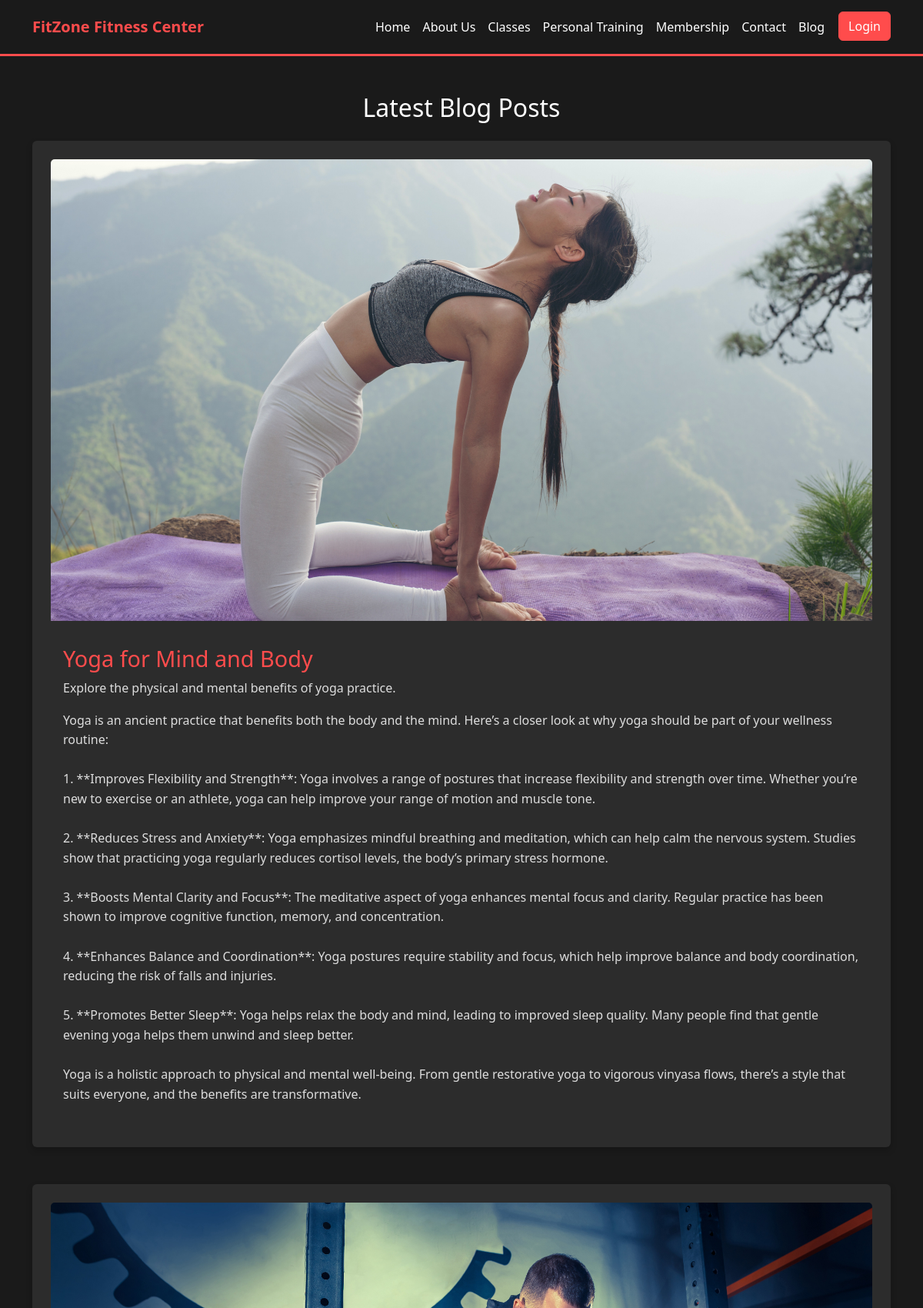
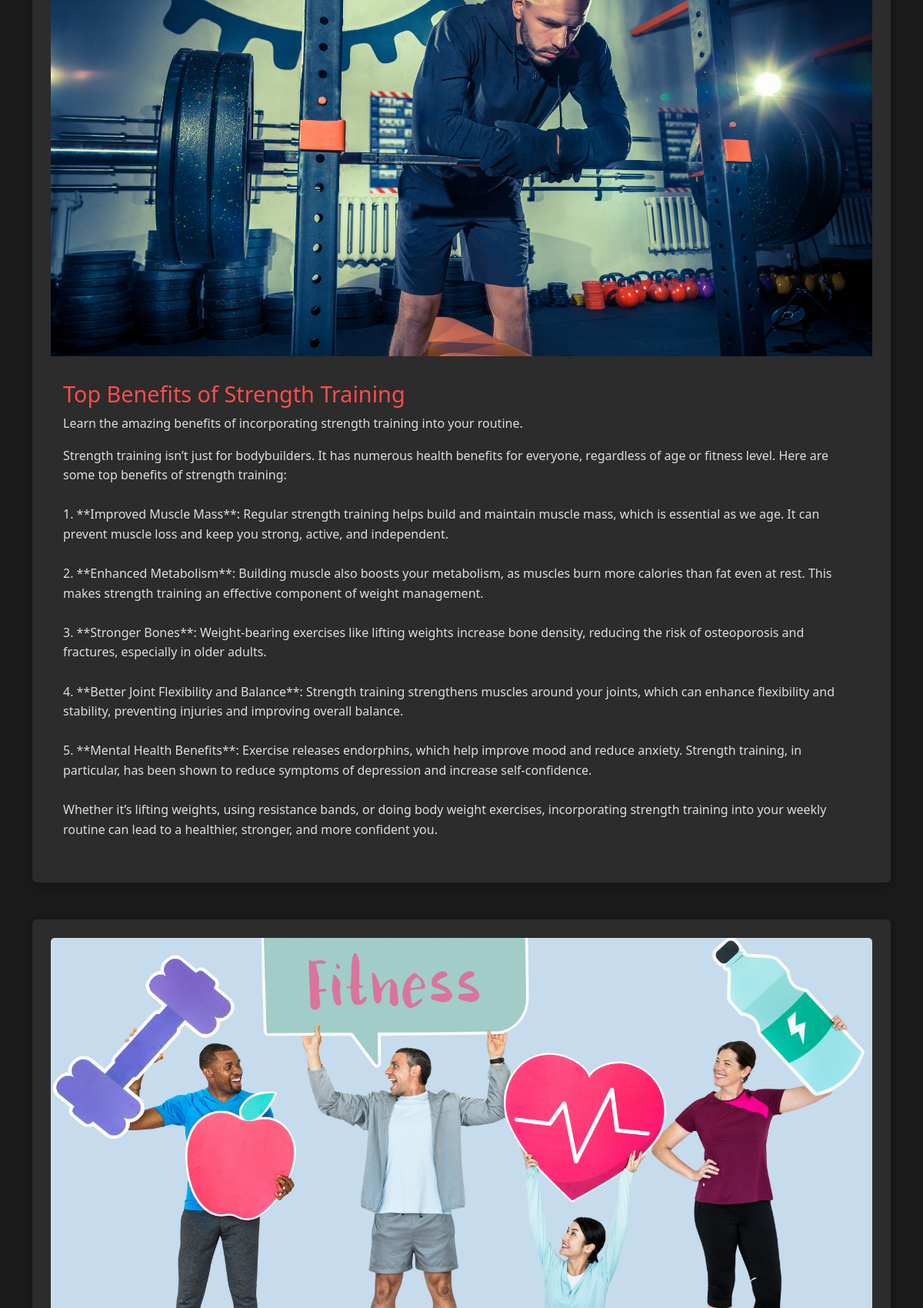
Screenshot of /fitzone/blog.php (upper part) with the database file from the repository (2 pictures, top to bottom).
### tables this page shows
CREATE TABLE `blog_posts` (
  `id` int(11) NOT NULL,
  `title` varchar(255) NOT NULL,
  `image_url` varchar(255) NOT NULL,
  `description` text NOT NULL,
  `content` text NOT NULL,
  `is_featured` tinyint(1) DEFAULT 0,
  `created_at` timestamp NOT NULL DEFAULT current_timestamp()
);

### fitzone/blog.php (the view, shortened to what this page needs)
<?php
include 'assists/header.php';
include 'database_connection.php';
$query = "SELECT * FROM blog_posts ORDER BY created_at DESC";
$result = mysqli_query($conn, $query);
?>
<div class="container my-5">
    <h2 class="text-center mb-4">Latest Blog Posts</h2>
    <div class="row">
        <?php while ($post = mysqli_fetch_assoc($result)): ?>
            <div class="col-md-12 mb-5">
                <div class="card blog-card p-4">
                    <img src="fitzone/<?php echo htmlspecialchars($post['image_url']); ?>" class="card-img-top mb-3" alt="<?php echo htmlspecialchars($post['title']); ?>">
                    <div class="card-body">
                        <h3 class="card-title"><?php echo htmlspecialchars($post['title']); ?></h3>
                        <p><?php echo nl2br(htmlspecialchars($post['description'])); ?></p>
                        <p><?php echo nl2br(htmlspecialchars($post['content'])); ?></p>
                    </div>
                </div>
            </div>
        <?php endwhile; ?>
    </div>
</div>
<?php include 'assists/footer.php'; ?>

### fitzone/blog.php (style rules this page uses)
body { background-color: #1a1a1a; color: white; }
.blog-card { background-color: #2c2c2c; color: #fff; border: none; transition: transform 0.3s; box-shadow: 0 4px 8px rgba(0, 0, 0, 0.2); }
.blog-card img { max-height: 600px; object-fit: cover; }
.card-title { color: #ff4c4c; font-size: 1.8rem; }
.blog-card p { color: #ddd; line-height: 1.6; }

### rows the page displays
blog_posts: image_url (picture), title "Yoga for Mind and Body", description "Explore the physical and mental benefits of yoga practice.", content "Yoga is an ancient practice that benefits both the body and the mind. Here’s a closer look at why yoga should be part of your wellness routine: 1. **Improves Flexibility and Strength**: Yoga involves a range of postures that increase flexibility and strength over time. Whether you’re new to exercise or an athlete, yoga can help improve your range of motion and muscle tone. 2. **Reduces Stress and Anxiety**: Yoga emphasizes mindful breathing and meditation, which can help calm the nervous system. Studies show that practicing yoga regularly reduces cortisol levels, the body’s primary stress hormone. 3. **Boosts Mental Clarity and Focus**: The meditative aspect of yoga enhances mental focus…"
blog_posts: image_url (picture), title "Top Benefits of Strength Training", description "Learn the amazing benefits of incorporating strength training into your routine.", content "Strength training isn’t just for bodybuilders. It has numerous health benefits for everyone, regardless of age or fitness level. Here are some top benefits of strength training: 1. **Improved Muscle Mass**: Regular strength training helps build and maintain muscle mass, which is essential as we age. It can prevent muscle loss and keep you strong, active, and independent. 2. **Enhanced Metabolism**: Building muscle also boosts your metabolism, as muscles burn more calories than fat even at rest. This makes strength training an effective component of weight management. 3. **Stronger Bones**: Weight-bearing exercises like lifting weights increase bone density, reducing the risk of osteoporosis…"
blog_posts: image_url (picture)
